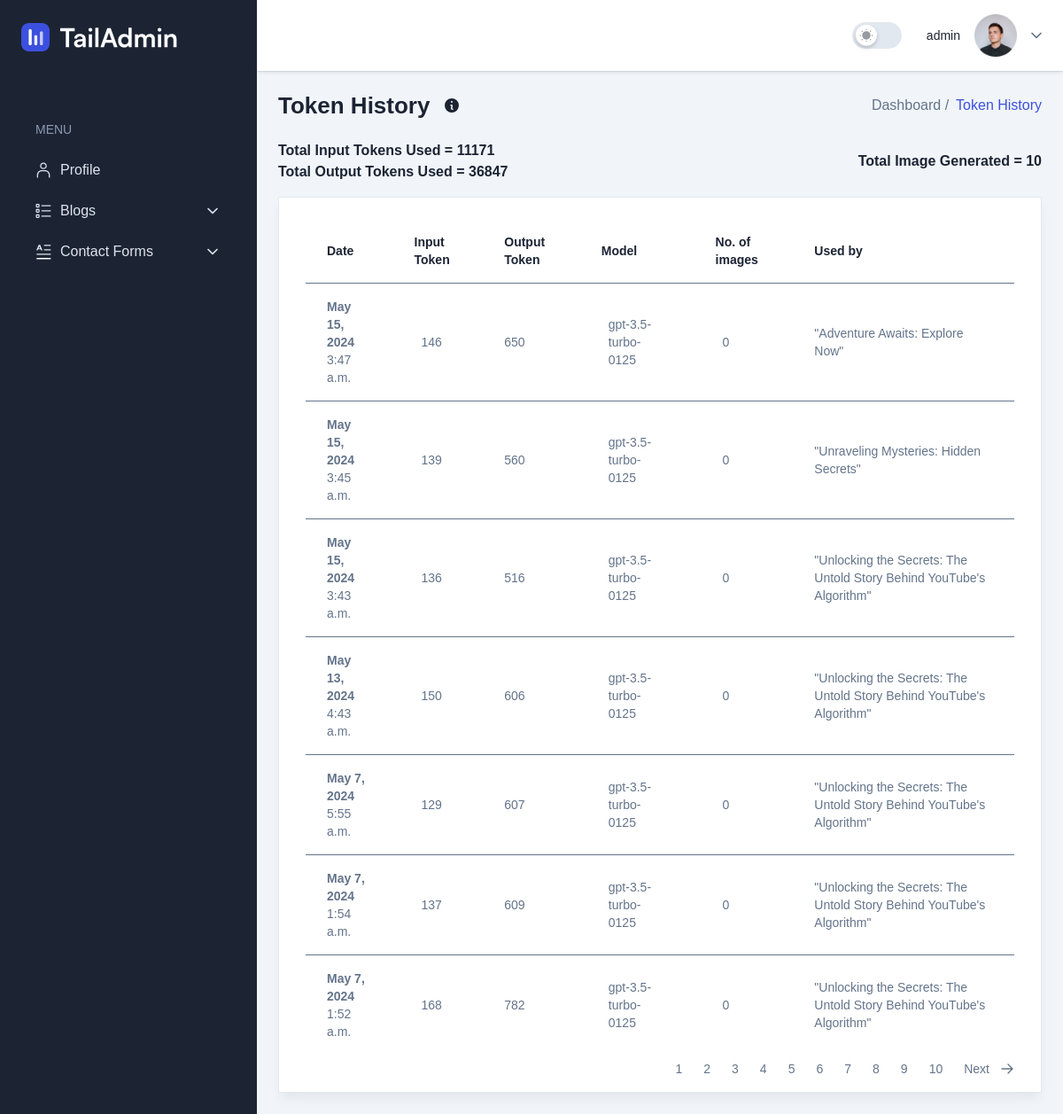
Page /tokenhistory/ (signed in) on the earlier database version.
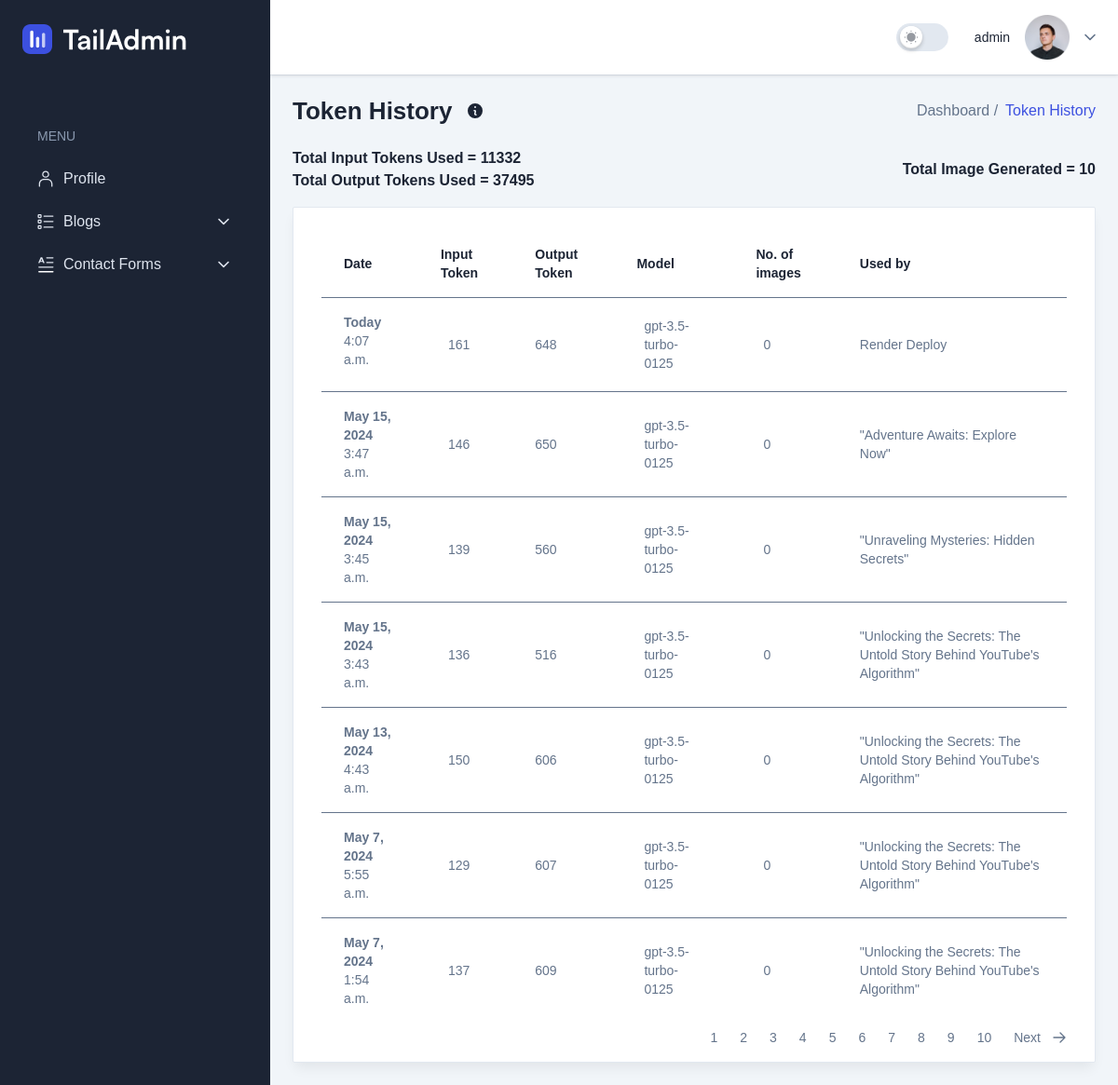
Same page on the later database version.
### assistant/models.py (models this page shows, shortened)
class TokenConsumption(BaseModel):
    user = models.ForeignKey(settings.AUTH_USER_MODEL, on_delete=models.CASCADE, related_name='tokens')
    input_token = models.IntegerField(null=True, blank=True) #no of input token used(prompt)
    output_token = models.IntegerField(null=True, blank=True) #no of output token used(response)
    image = models.IntegerField(null = True,blank = True) #no of images generated
    model = models.CharField(max_length=255) #models used
    content_type = models.ForeignKey(ContentType, on_delete=models.CASCADE, null=True, blank = True)
    object_id = models.PositiveIntegerField(null=True, blank = True)
    content_object = GenericForeignKey('content_type', 'object_id')
    date = models.DateTimeField(null=True, blank=True,  auto_now_add=True)
    total_input_token = models.IntegerField(null=True, blank=True,default=0)
    total_output_token = models.IntegerField(null=True, blank=True,default=0)
    total_image = models.IntegerField(null=True, blank=True,default=0)

class History(BaseModel):
    user = models.ForeignKey(settings.AUTH_USER_MODEL,on_delete=models.CASCADE )
    title = models.ForeignKey(BlogSection, on_delete=models.CASCADE, null = True, blank = True)
    slug = models.SlugField(max_length=1000, unique=True, blank=True, null=True)
    prompt = models.CharField(max_length=3000, null=True, blank=True)
    section = CKEditor5Field('section', config_name='extends', null=True, blank=True, default=None)
    body = CKEditor5Field('body', config_name='extends',null = True, blank = True)
    def __str__(self) -> str:
        return self.title.title

class BlogSection(BaseModel):
    user = models.ForeignKey(settings.AUTH_USER_MODEL,on_delete=models.CASCADE )
    title = models.CharField(max_length = 2000, blank = True, null = True)
    slug = models.SlugField(max_length=255, unique=True, blank=True, null=True)

### assistant/views.py (the view)
# urls.py: path('tokenhistory/', views.TokenHistory.as_view(), name='token-history'),
class TokenHistory(LoginRequiredMixin, ListView):
    model = TokenConsumption
    paginate_by = 7 # if pagination is desired
    template_name = "assistant/tokenhistory.html"
    def get_context_data(self, **kwargs):
        context = super().get_context_data(**kwargs)
        token_consumption = TokenConsumption.objects.filter(user=self.request.user).order_by('-created_dt').first()
        if token_consumption:
            latest_total_input_tokens = token_consumption.total_input_token
            latest_total_output_tokens = token_consumption.total_output_token
            latest_total_images = token_consumption.total_image
        else:
            latest_total_input_tokens = None
            latest_total_output_tokens = None
            latest_total_images = None
        context['latest_total_input_tokens'] = latest_total_input_tokens
        context['latest_total_output_tokens'] = latest_total_output_tokens
        context['latest_total_images'] = latest_total_images
        return context
    def get_queryset(self):
        queryset = super(TokenHistory, self).get_queryset()
        queryset = queryset.filter(
           user=self.request.user
        ).order_by('-id')
        return queryset

### assistant/templates/assistant/tokenhistory.html (shortened to what this page needs)
{% extends 'base.html' %}
{% load static %}
{% load humanize assistant_tags %}
{% block breadcrumb%}
<h2 class="text-title-md2 font-bold text-black dark:text-white flex items-center">
  Token History
  &nbsp;
  <div x-data="{ showTooltip: false }">
    <span class="relative cursor-pointer"
          @mouseenter="showTooltip = true"
          @mouseleave="showTooltip = false">
    </span>
</div>
</h2>
  <nav>
    <ol class="flex items-center gap-2">
      <li>
        <a class="font-medium" href="index.html">Dashboard /</a>
      </li>
      <li class="font-medium text-primary">Token History</li>
    </ol>
  </nav>
{% endblock %}
{% block content %}
<div class="flex justify-between items-center mb-4">
  <div>
    <div class="font-semibold text-black  dark:text-white">Total Input Tokens Used =
      <span >{{ latest_total_input_tokens }}</span>
    </div>
    <div class="font-semibold text-black  dark:text-white">Total Output Tokens Used =
      <span>{{ latest_total_output_tokens }}</span>
    </div>
  </div>
  <div>
    <div class="font-semibold text-black  dark:text-white"> Total Image Generated =
      <span>{{latest_total_images}}</span>
    </div>
  </div>
</div>
<div class="overflow-hidden rounded-sm border border-stroke bg-white px-5 pb-2.5 pt-6 shadow-default dark:border-strokedark dark:bg-boxdark sm:px-7.5 xl:pb-1">
  <table class="w-full border-collapse bg-white text-left text-sm text-gray-500 dark:border-strokedark dark:bg-boxdark">
    <thead class="bg-gray-50">
      <tr>
        <th scope="col" class="px-6 py-4 font-bold text-black  dark:text-white">Date</th>
        <th scope="col" class="px-6 py-4 font-bold text-black  dark:text-white">Input Token</th>
        <th scope="col" class="px-6 py-4 font-bold text-black  dark:text-white">Output Token</th>
        <th scope="col" class="px-6 py-4 font-bold text-black  dark:text-white">Model</th>
        <th scope="col" class="px-6 py-4 font-bold text-black  dark:text-white">No. of images</th>
        <th scope="col" class="px-6 py-4 font-bold text-black  dark:text-white">Used by</th>
      </tr>
    </thead>
    <tbody class="divide-y divide-gray-100 border-t border-gray-100">
      {% for token in object_list %}
      <tr class="hover:bg-gray-50">
        <th class="flex gap-3 px-6 py-4 font-normal text-gray-900">
          <div class="text-sm">
            <div class="font-medium text-gray-700"> <strong>{{ token.created_dt | naturalday | title }} </strong></div>
            <div class="text-gray-400">{{ token.created_dt | time:"g:i a" }} </div>
          </div>
        </th>
        <td class="px-6 py-4">
          <span
            class="inline-flex items-center gap-1 rounded-full px-2 py-1  "
          >
            {{ token.input_token}}
          </span>
        </td>
        <td class="px-6 py-4">
          <span
            class="inline-flex items-center gap-1 rounded-fullpx-2 py-1  "
          >
            {{ token.output_token}}
          </span>
        </td>
        <td class="px-6 py-4">
          <span
          class="inline-flex items-center gap-1 rounded-full px-2 py-1   justify-center"
        >
          {{token.model}}
        </span>
        </td>
        <td class="px-6 py-4">
          <span
              class="inline-flex items-center gap-1 rounded-full px-2 py-1"
            >
              {{token.image}}
            </span>
        </td>
        <td class="px-6 py-4">
          {% if token.content_object.title.id %}
          <a href="{% url 'details' token.content_object.title.id %}">
          <span
              class="inline-flex items-center gap-1 rounded-fullpx-2 py-1  "
            >
            {{ token.content_object }}
            </span>
          </a>
          {% endif %}
        </td>
      </tr>
      {% endfor %}
    </tbody>
  </table>
  <div class="flex items-center justify-end">
    <nav aria-label="Page navigation example">
      <ul class="list-style-none flex">
        {% for i in page_obj.paginator.page_range %}
          <li>
            <a
              class="relative block rounded bg-transparent px-3 py-1.5 text-sm text-surface transition duration-300 hover:bg-neutral-100 focus:bg-neutral-100 focus:text-primary-700 focus:outline-none active:bg-neutral-100 active:text-primary-700 dark:text-white dark:hover:bg-neutral-700 dark:focus:bg-neutral-700 dark:focus:text-primary-500 dark:active:bg-neutral-700 dark:active:text-primary-500"
              href="?page={{ i }}"
            >{{ i }}</a
            >
          </li>
        {% endfor %}
        {% if page_obj.has_next %}
        <li class="flex items-center">
          <a
            class="relative block rounded bg-transparent px-3 py-1.5 text-sm text-surface transition duration-300 hover:bg-neutral-100 focus:bg-neutral-100 focus:text-primary-700 focus:outline-none focus:ring-0 active:bg-neutral-100 active:text-primary-700 dark:text-white dark:hover:bg-neutral-700 dark:focus:bg-neutral-700 dark:focus:text-primary-500 dark:active:bg-neutral-700 dark:active:text-primary-500"
            href="?page={{ page_obj.next_page_number }}"
          >Next</a>
          <svg xmlns="http://www.w3.org/2000/svg" fill="none" viewBox="0 0 24 24" stroke-width="2" stroke="currentColor"
          aria-hidden="true" class="w-4 h-4">
          <path stroke-linecap="round" stroke-linejoin="round" d="M13.5 4.5L21 12m0 0l-7.5 7.5M21 12H3"></path>
        </svg>
        </li>
        {% endif %}
      </ul>
    </nav>
  </div>
</div>
{% endblock content%}

### templates/base.html (shortened to what this page needs)
{% load static %}
<!DOCTYPE html>
<html lang="en">
<head>
    <link rel="stylesheet" href="{% static 'dist/style.css' %}">
</head>
<body
    x-data="{ page: 'ecommerce', 'loaded': true, 'darkMode': true, 'stickyMenu': false, 'sidebarToggle': false, 'scrollTop': false }"
    x-init="
         darkMode = JSON.parse(localStorage.getItem('darkMode'));
         $watch('darkMode', value => localStorage.setItem('darkMode', JSON.stringify(value)))"
    :class="{'dark text-bodydark bg-boxdark-2': darkMode === true}"
  >
  <div class="flex h-screen overflow-hidden">
        {% include 'partials/sidebar.html' %}
        <div class="relative flex flex-1 flex-col overflow-y-auto overflow-x-hidden">
        {% include 'partials/header.html' %}
        <main>
            <div class="mx-auto max-w-screen-2xl p-4 md:p-6 2xl:p-10">
                <div class="mb-6 flex flex-col gap-3 sm:flex-row sm:items-center sm:justify-between">
                    {% block breadcrumb %}{% endblock %}
               </div>
               {% block content %}{% endblock %}
            </div>
        </main>
      </div>
    </div>
</body>
</html>

### templates/partials/sidebar.html (shortened to what this page needs)
{% load static %}
<aside
  :class="sidebarToggle ? 'translate-x-0' : '-translate-x-full'"
  class="absolute left-0 top-0 z-9999 flex h-screen w-72.5 flex-col overflow-y-hidden bg-black duration-300 ease-linear dark:bg-boxdark lg:static lg:translate-x-0"
  @click.outside="sidebarToggle = false"
>
  <div class="flex items-center justify-between gap-2 px-6 py-5.5 lg:py-6.5">
    <a href="index.html">
      <img src="{% static 'src/images/logo/logo.svg' %}" alt="Logo" />
    </a>
  </div>
  <div
    class="no-scrollbar flex flex-col overflow-y-auto duration-300 ease-linear"
    style="overflow-y: hidden;"
  >
    <nav
      class="mt-5 px-4 py-4 lg:mt-9 lg:px-6"
      x-data="{selected: $persist('Dashboard')}"
    >
      <div>
        <h3 class="mb-4 ml-4 text-sm font-medium text-bodydark2">MENU</h3>
        <ul class="mb-6 flex flex-col gap-1.5">
          <li>
            <a
              class="group relative flex items-center gap-2.5 rounded-sm px-4 py-2 font-medium text-bodydark1 duration-300 ease-in-out hover:bg-graydark dark:hover:bg-meta-4"
              href="profile.html"
              @click="selected = (selected === 'Profile' ? '':'Profile')"
              :class="{ 'bg-graydark dark:bg-meta-4': (selected === 'Profile') && (page === 'profile') }"
              :class="page === 'profile' && 'bg-graydark'"
            >
              Profile
            </a>
          </li>
  <li>
    <a
      class="group relative flex items-center gap-2.5 rounded-sm px-4 py-2 font-medium text-bodydark1 duration-300 ease-in-out hover:bg-graydark dark:hover:bg-meta-4"
      href="#"
      @click.prevent="selected = (selected === 'Blogs' ? '':'Blogs')"
      :class="{ 'bg-graydark dark:bg-meta-4': (selected === 'Blogs') || (page === 'BlogsElements' || page === 'BlogsLayout') }"
    >
      Blogs
    </a>
  </li>
<li>
  <a
    class="group relative flex items-center gap-2.5 rounded-sm px-4 py-2 font-medium text-bodydark1 duration-300 ease-in-out hover:bg-graydark dark:hover:bg-meta-4"
    href="#"
    @click.prevent="selected = (selected === 'ContactForm' ? '' : 'ContactForm')"
    :class="{ 'bg-graydark dark:bg-meta-4': (selected === 'ContactForm') || (page === 'ContactFormElements' || page === 'ContactFormLayout') }"
  >
    Contact Forms
  </a>
</li>
  </div>
</aside>

### templates/partials/header.html (shortened to what this page needs)
{% load static %}
<header
  class="sticky top-0 z-999 flex w-full bg-white drop-shadow-1 dark:bg-boxdark dark:drop-shadow-none"
>
  <div
    class="flex flex-grow items-center justify-between px-4 py-4 shadow-2 md:px-6 2xl:px-11"
  >
    <div class="flex items-center gap-3 2xsm:gap-7">
      <ul class="flex items-center gap-2 2xsm:gap-4">
        <li>
          <label
            :class="darkMode ? 'bg-primary' : 'bg-stroke'"
            class="relative m-0 block h-7.5 w-14 rounded-full"
          >
            <span
              :class="darkMode && '!right-1 !translate-x-full'"
              class="absolute left-1 top-1/2 flex h-6 w-6 -translate-y-1/2 translate-x-0 items-center justify-center rounded-full bg-white shadow-switcher duration-75 ease-linear"
            >
              <span class="dark:hidden">
              </span>
            </span>
          </label>
        </li>
      </ul>
      <div
        class="relative"
        x-data="{ dropdownOpen: false }"
        @click.outside="dropdownOpen = false"
      >
        <a
          class="flex items-center gap-4"
          href="#"
          @click.prevent="dropdownOpen = ! dropdownOpen"
        >
          <span class="hidden text-right lg:block">
            <span class="block text-sm font-medium text-black dark:text-white"
              >{{ request.user }}</span
            >
          </span>
          <span class="h-12 w-12 rounded-full">
            <img src="{% static 'src/images/user/user-01.png' %}" alt="User" />
          </span>
        </a>
      </div>
    </div>
  </div>
</header>

Differences in the rows shown:
no longer on this page (row unchanged): TokenConsumption: created_dt "May 7, 2024", created_dt "1:52 a.m.", input_token "168", output_token "782", model "gpt-3.5-turbo-0125", image "0", content_object "\"Unlocking the Secrets: The Untold Story Behind YouTube's Algorithm\""
added TokenConsumption: created_dt "Today", created_dt "4:07 a.m.", input_token "161", output_token "648", model "gpt-3.5-turbo-0125", image "0", content_object "Render Deploy"
Other differences:
{{ latest_total_input_tokens }}: "11171" → "11332"
{{ latest_total_output_tokens }}: "36847" → "37495"
